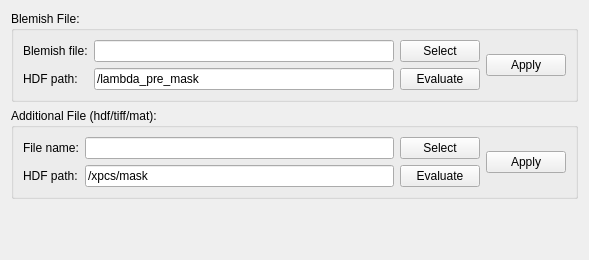
             <widget class="QWidget" name="tab_6">
              <attribute name="title">
               <string>Blemish/Files</string>
              </attribute>
              <layout class="QGridLayout" name="gridLayout_25">
               <item row="0" column="0">
                <widget class="QGroupBox" name="groupBox_7">
                 <property name="title">
                  <string>Blemish File:</string>
                 </property>
                 <layout class="QGridLayout" name="gridLayout_24">
                  <item row="0" column="0">
                   <layout class="QGridLayout" name="gridLayout_9">
                    <item row="0" column="0">
                     <widget class="QLabel" name="label_30">
                      <property name="sizePolicy">
                       <sizepolicy hsizetype="Fixed" vsizetype="Preferred">
                        <horstretch>0</horstretch>
                        <verstretch>0</verstretch>
                       </sizepolicy>
                      </property>
                      <property name="text">
                       <string>Blemish file:</string>
                      </property>
                     </widget>
                    </item>
                    <item row="0" column="1">
                     <widget class="QLineEdit" name="blemish_fname">
                      <property name="sizePolicy">
                       <sizepolicy hsizetype="Preferred" vsizetype="Fixed">
                        <horstretch>0</horstretch>
                        <verstretch>0</verstretch>
                       </sizepolicy>
                      </property>
                      <property name="minimumSize">
                       <size>
                        <width>300</width>
                        <height>0</height>
                       </size>
                      </property>
                     </widget>
                    </item>
                    <item row="0" column="2">
                     <widget class="QPushButton" name="btn_select_blemish">
                      <property name="sizePolicy">
                       <sizepolicy hsizetype="Minimum" vsizetype="Fixed">
                        <horstretch>0</horstretch>
                        <verstretch>0</verstretch>
                       </sizepolicy>
                      </property>
                      <property name="text">
                       <string>Select</string>
                      </property>
                     </widget>
                    </item>
                    <item row="1" column="0">
                     <widget class="QLabel" name="label_31">
                      <property name="sizePolicy">
                       <sizepolicy hsizetype="Fixed" vsizetype="Preferred">
                        <horstretch>0</horstretch>
                        <verstretch>0</verstretch>
                       </sizepolicy>
                      </property>
                      <property name="text">
                       <string>HDF path:</string>
                      </property>
                     </widget>
                    </item>
                    <item row="1" column="1">
                     <widget class="QLineEdit" name="blemish_path">
                      <property name="sizePolicy">
                       <sizepolicy hsizetype="Preferred" vsizetype="Fixed">
                        <horstretch>0</horstretch>
                        <verstretch>0</verstretch>
                       </sizepolicy>
                      </property>
                      <property name="minimumSize">
                       <size>
                        <width>300</width>
                        <height>0</height>
                       </size>
                      </property>
                      <property name="text">
                       <string>/lambda_pre_mask</string>
                      </property>
                     </widget>
                    </item>
                    <item row="1" column="2">
                     <widget class="QPushButton" name="btn_apply_blemish">
                      <property name="sizePolicy">
                       <sizepolicy hsizetype="Fixed" vsizetype="Fixed">
                        <horstretch>0</horstretch>
                        <verstretch>0</verstretch>
                       </sizepolicy>
                      </property>
                      <property name="minimumSize">
                       <size>
                        <width>60</width>
                        <height>0</height>
                       </size>
                      </property>
                      <property name="text">
                       <string>Evaluate</string>
                      </property>
                     </widget>
                    </item>
                   </layout>
                  </item>
                  <item row="0" column="1">
                   <widget class="QPushButton" name="btn_mask_blemish_apply">
                    <property name="sizePolicy">
                     <sizepolicy hsizetype="Fixed" vsizetype="Fixed">
                      <horstretch>0</horstretch>
                      <verstretch>0</verstretch>
                     </sizepolicy>
                    </property>
                    <property name="maximumSize">
                     <size>
                      <width>80</width>
                      <height>16777215</height>
                     </size>
                    </property>
                    <property name="text">
                     <string>Apply</string>
                    </property>
                   </widget>
                  </item>
                 </layout>
                </widget>
               </item>
               <item row="1" column="0">
                <widget class="QGroupBox" name="groupBox_8">
                 <property name="title">
                  <string>Additional File (hdf/tiff/mat):</string>
                 </property>
                 <layout class="QGridLayout" name="gridLayout_17">
                  <item row="1" column="0">
                   <layout class="QGridLayout" name="gridLayout_12">
                    <item row="0" column="0">
                     <widget class="QLabel" name="label_18">
                      <property name="sizePolicy">
                       <sizepolicy hsizetype="Fixed" vsizetype="Preferred">
                        <horstretch>0</horstretch>
                        <verstretch>0</verstretch>
                       </sizepolicy>
                      </property>
                      <property name="text">
                       <string>File name:</string>
                      </property>
                     </widget>
                    </item>
                    <item row="0" column="1">
                     <widget class="QLineEdit" name="maskfile_fname">
                      <property name="sizePolicy">
                       <sizepolicy hsizetype="Preferred" vsizetype="Fixed">
                        <horstretch>0</horstretch>
                        <verstretch>0</verstretch>
                       </sizepolicy>
                      </property>
                      <property name="minimumSize">
                       <size>
                        <width>300</width>
                        <height>0</height>
                       </size>
                      </property>
                      <property name="text">
                       <string/>
                      </property>
                     </widget>
                    </item>
                    <item row="0" column="2">
                     <widget class="QPushButton" name="btn_select_maskfile">
                      <property name="sizePolicy">
                       <sizepolicy hsizetype="Minimum" vsizetype="Fixed">
                        <horstretch>0</horstretch>
                        <verstretch>0</verstretch>
                       </sizepolicy>
                      </property>
                      <property name="text">
                       <string>Select</string>
                      </property>
                     </widget>
                    </item>
                    <item row="1" column="0">
                     <widget class="QLabel" name="label_32">
                      <property name="sizePolicy">
                       <sizepolicy hsizetype="Minimum" vsizetype="Preferred">
                        <horstretch>0</horstretch>
                        <verstretch>0</verstretch>
                       </sizepolicy>
                      </property>
                      <property name="text">
                       <string>HDF path:</string>
                      </property>
                     </widget>
                    </item>
                    <item row="1" column="1">
                     <widget class="QLineEdit" name="maskfile_path">
                      <property name="sizePolicy">
                       <sizepolicy hsizetype="Preferred" vsizetype="Fixed">
                        <horstretch>0</horstretch>
                        <verstretch>0</verstretch>
                       </sizepolicy>
                      </property>
                      <property name="minimumSize">
                       <size>
                        <width>300</width>
                        <height>0</height>
                       </size>
                      </property>
                      <property name="text">
                       <string>/xpcs/mask</string>
                      </property>
                     </widget>
                    </item>
                    <item row="1" column="2">
                     <widget class="QPushButton" name="btn_apply_maskfile">
                      <property name="sizePolicy">
                       <sizepolicy hsizetype="Fixed" vsizetype="Fixed">
                        <horstretch>0</horstretch>
                        <verstretch>0</verstretch>
                       </sizepolicy>
                      </property>
                      <property name="minimumSize">
                       <size>
                        <width>60</width>
                        <height>0</height>
                       </size>
                      </property>
                      <property name="text">
                       <string>Evaluate</string>
                      </property>
                     </widget>
                    </item>
                   </layout>
                  </item>
                  <item row="1" column="1">
                   <widget class="QPushButton" name="btn_mask_file_apply">
                    <property name="sizePolicy">
                     <sizepolicy hsizetype="Fixed" vsizetype="Fixed">
                      <horstretch>0</horstretch>
                      <verstretch>0</verstretch>
                     </sizepolicy>
                    </property>
                    <property name="maximumSize">
                     <size>
                      <width>80</width>
                      <height>16777215</height>
                     </size>
                    </property>
                    <property name="text">
                     <string>Apply</string>
                    </property>
                   </widget>
                  </item>
                 </layout>
                </widget>
               </item>
               <item row="2" column="0">
                <spacer name="verticalSpacer_2">
                 <property name="orientation">
                  <enum>Qt::Orientation::Vertical</enum>
                 </property>
                 <property name="sizeHint" stdset="0">
                  <size>
                   <width>20</width>
                   <height>50</height>
                  </size>
                 </property>
                </spacer>
               </item>
              </layout>
             </widget>
